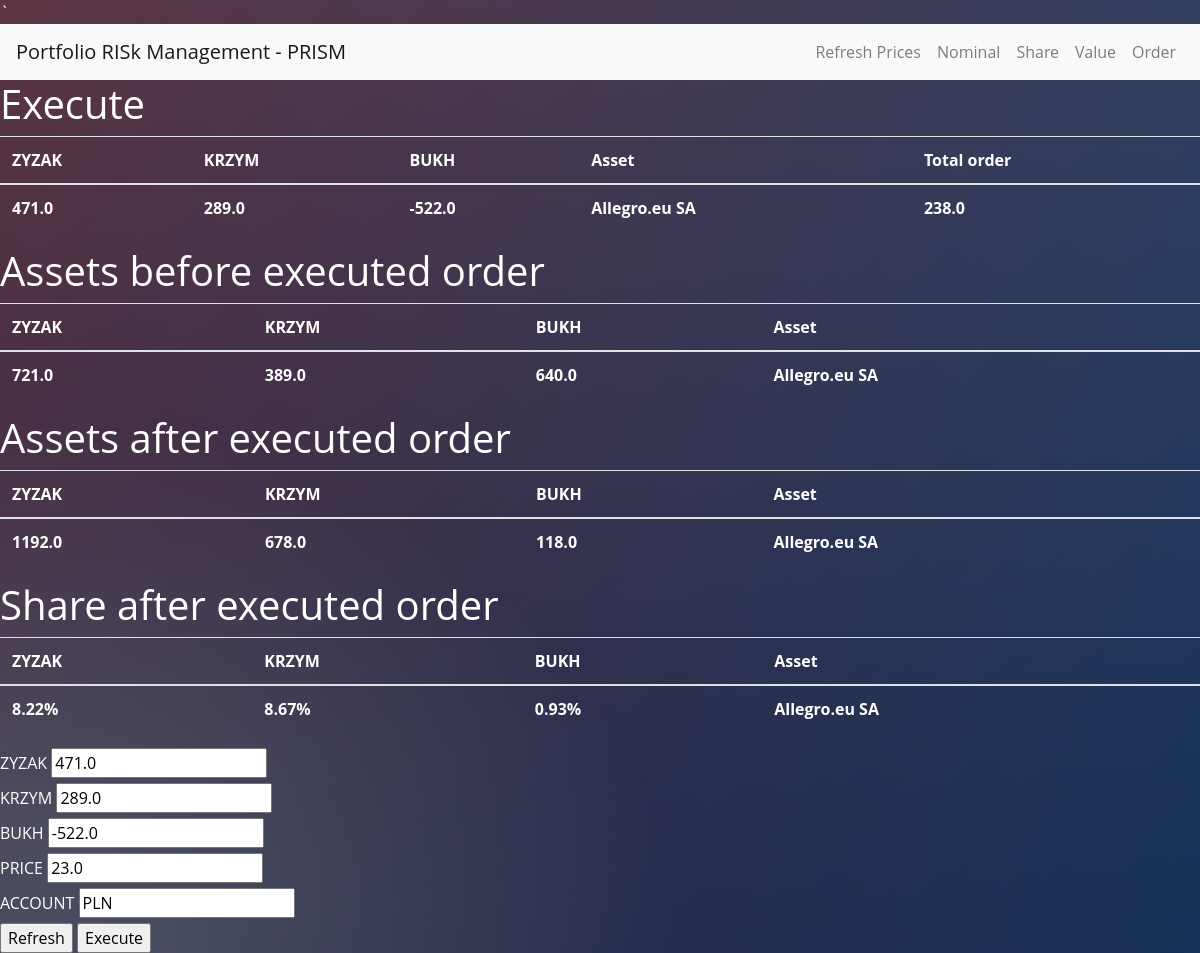
Page /execute on the earlier database version.
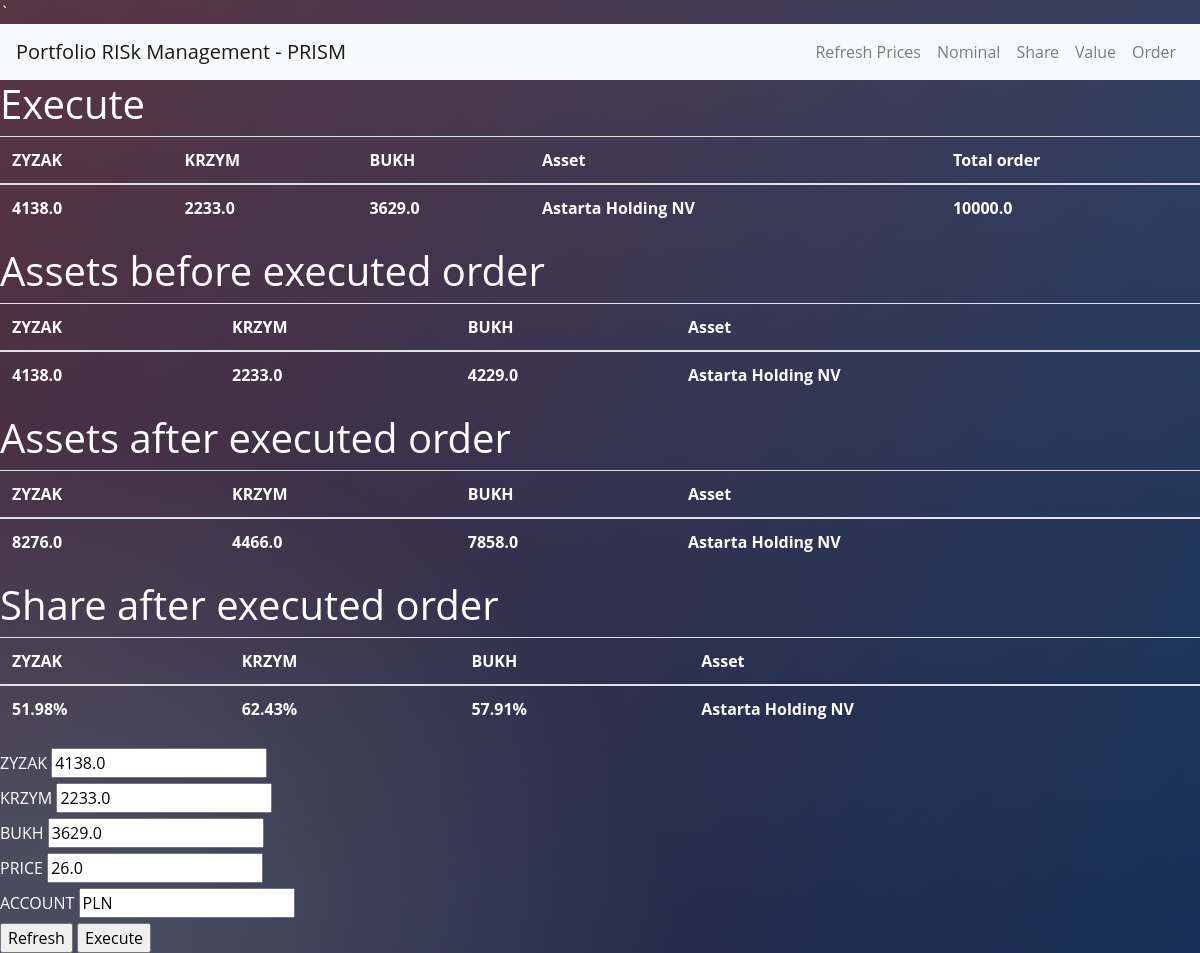
Same page on the later database version.
### main.py (models this page shows)
class Client(db.Model):
    __tablename__ = "clients"
    id = db.Column(db.Integer, primary_key=True, autoincrement=True)
    client_name = db.Column(db.String(50))

class Ticket(db.Model):
    __tablename__ = "ticket"
    id = db.Column(db.Integer, primary_key=True, autoincrement=True)
    asset_id = db.Column(db.Integer, db.ForeignKey('assets.id'), primary_key=True)
    client_id = db.Column(db.Integer, db.ForeignKey('clients.id'), primary_key=True)
    quantity = db.Column(db.Float)
    price = db.Column(db.Float)
    type = db.Column(db.String(50))
    account = db.Column(db.String(3))
    ticket_time = db.Column(db.DateTime)

class Asset(db.Model):
    __tablename__ = "assets"
    id = db.Column(db.Integer, primary_key=True, autoincrement=True)
    isin = db.Column(db.String(10))
    asset_name = db.Column(db.String(50))
    price = db.Column(db.Float)
    currency = db.Column(db.String(3))
    yahoo_api = db.Column(db.String(10))

class Holding(db.Model):
    __tablename__ = "holdings"
    id = db.Column(db.Integer, primary_key=True, autoincrement=True)
    quantity = db.Column(db.Float)
    client_id = db.Column(db.Integer, db.ForeignKey('clients.id'), primary_key=True)
    asset_id = db.Column(db.Integer, db.ForeignKey('assets.id'), primary_key=True)

### main.py (the view, shortened to what this page needs)
@app.route("/execute", methods=["GET", "POST"])
def execute():
    all_holdings = db.session.query(Holding).all()
    ticket = db.session.query(Ticket).all()
    total_order = 0
    for execution in ticket:
        total_order += execution.quantity
    first_execution = db.session.query(Ticket).first()
    asset = Asset.query.filter_by(id=first_execution.asset_id).first()
    asset_holding = {}
    for client in all_clients:
        asset_holding[client.client_name] = Holding.query.filter_by(asset_id=asset.id, client_id=client.id).first().quantity
    order_execute = {}
    return render_template("execute.html",
                           all_holdings=all_holdings,
                           all_clients=all_clients,
                           all_assets=all_assets,
                           order_execute=order_execute,
                           asset_holding=asset_holding,
                           records=total_nav,
                           ticket=ticket,
                           first_execution=first_execution,
                           asset=asset,
                           total_order=total_order
                           )

### templates/execute.html
{% extends "base.html" %}
{% import "bootstrap/wtf.html" as wtf %}
{% block content %}
<div>
	<h1>Execute</h1>
	<table class="table">
		<thead>
			<tr>
				{% for client in all_clients %}
				  <th scope="col">{{client.client_name}}</th>
				{% endfor %}
				<th scope="col">Asset</th>
				<th scope="col">Total order</th>
			</tr>
		</thead>
		<tbody>
            <tr>
				{% for client in all_clients %}
                {% for execution in ticket %}
				{% if execution.client_id == client.id %}
                <th scope="row">{{ execution.quantity }}</th>
				{% endif %}
                {% endfor %}
				{% endfor %}
				<th scope="row">{{ asset.asset_name }}</th>
				<th scope="row">{{ total_order }}</th>
            </tr>
		</tbody>
	</table>
	<h1>Assets before executed order</h1>
	<table class="table">
		<thead>
			<tr>
				{% for client in all_clients %}
					<th scope="col">{{client.client_name}}</th>
				{% endfor %}
				<th scope="col">Asset</th>
			</tr>
		</thead>
		<tbody>
            <tr>
				{% for client in all_clients %}
					<th scope="row">{{asset_holding[client.client_name]}}</th>
				{% endfor %}
					<th scope="row">{{asset.asset_name}}</th>
            </tr>
		</tbody>
	</table>
	<h1>Assets after executed order</h1>
	<table class="table">
		<thead>
			<tr>
				{% for client in all_clients %}
					<th scope="col">{{client.client_name}}</th>
				{% endfor %}
				<th scope="col">Asset</th>
			</tr>
		</thead>
		<tbody>
            <tr>
				{% for client in all_clients %}
				{% for execution in ticket %}
				{% if execution.client_id == client.id %}
					<th scope="row">{{asset_holding[client.client_name] + execution.quantity}}</th>
				{% endif %}
				{% endfor%}
				{% endfor %}
					<th scope="row">{{asset.asset_name}}</th>
            </tr>
		</tbody>
	</table>
	<h1>Share after executed order</h1>
	<table class="table">
		<thead>
			<tr>
				{% for client in all_clients %}
					<th scope="col">{{client.client_name}}</th>
				{% endfor %}
				<th scope="col">Asset</th>
			</tr>
		</thead>
		<tbody>
            <tr>
				{% for client in all_clients %}
				{% for record in records.keys() %}
					{% if record == client.client_name %}
					{% for execution in ticket %}
					{% if execution.client_id == client.id %}
					<th scope="row">{{ '{:.2%}'.format((asset_holding[client.client_name] + execution.quantity)*asset.price / records[record], 2)}}</th>
					{% endif %}
					{% endfor %}
					{% endif %}
				{% endfor %}
				{% endfor %}
					<th scope="row">{{asset.asset_name}}</th>
            </tr>
		</tbody>
	</table>
	<form method="post">
          {% for client in all_clients %}
          <label> {{client.client_name}} </label>
		  {% for execution in ticket %}
		  {% if execution.client_id == client.id %}
          <input type="number"  value="{{ execution.quantity }}" name="{{ client.client_name }}"/> <br>
          {% endif %}
		  {% endfor %}
		  {% endfor %}
		  <label> PRICE </label>
		  <input type="number" step="0.01" value="{{ first_execution.price }}" name="price"/> <br>
		  <label> ACCOUNT </label>
		  <input type="text" value="{{ first_execution.account }}" name="account"/> <br>
          <input type="submit" value="Refresh" name="Refresh"/>
          <input type="submit" value="Execute" name="Execute"/>
	</form>
</div>
{% endblock %}

### templates/base.html (shortened to what this page needs)
`<!DOCTYPE html>
<html>
<head>
    <link rel="stylesheet" href="https://stackpath.bootstrapcdn.com/bootstrap/4.5.2/css/bootstrap.min.css">
    <link rel="stylesheet" href="{{ url_for('static', filename='css/styles.css')}}">
</head>
<body>
<nav class="navbar navbar-expand-lg navbar-light bg-light">
  <a class="navbar-brand" href="/">Portfolio RISk Management - PRISM</a>
  <div class="collapse navbar-collapse">
    <ul class="navbar-nav ml-auto">
      <li class="nav-item">
        <a class="nav-link" href={{url_for('refresh')}}>Refresh Prices</a>
      </li>
      <li class="nav-item">
        <a class="nav-link" href={{url_for('home')}}>Nominal</a>
      </li>
      <li class="nav-item">
        <a class="nav-link" href={{url_for('share')}}>Share</a>
      </li>
        <li class="nav-item">
        <a class="nav-link" href={{url_for('value')}}>Value</a>
      </li>
        <li class="nav-item">
        <a class="nav-link" href={{url_for('order')}}>Order</a>
      </li>
    </ul>
  </div>
</nav>
       {% block content %}
       {% endblock %}
</body>
</html>

### static/css/styles.css (style rules this page uses)
body { color: #fff; width: 100%; height:100%; font-family: 'Open Sans', sans-serif; background: #092756; background: -moz-radial-gradient(0% 100%, ellipse cover, rgba(104,128,138,.4) 10%,rgba(138,114,76,0) 40%),-moz-linear-gradient(top, rgba(57,173,219,.25) 0%, rgba(42,60,87,.4) 100%), -moz-linear-gradient(-45deg, #670d10 0%, #092756 100%); background: -webkit-radial-gradient(0% 100%, ellipse cover, rgba(104,128,138,.4) 10%,rgba(138,114,76,0) 40%), -webkit-linear-gradient(top, rgba(57,173,219,.25) 0%,rgba(42,60,87,.4) 100%), -webkit-linear-gradient(-45deg, #670d10 0%,#092756 100%); background: -o-radial-gradient(0% 100%, ellipse cover, rgba(104,128,138,.4) 10%,rgba(138,114,76,0) 40%), -o-linear-gradient(top, rgba(57,173,219,.25) 0%,rgba(42,60,87,.4) 100%), -o-linear-gradient(-45deg, #670d10 0%,#092756 100%); background: -ms-radial-gradient(0% 100%, ellipse cover, rgba(104,128,138,.4) 10%,rgba(138,114,76,0) 40%), -ms-linear-gradient(top, rgba(57,173,219,.25) 0%,rgba(42,60,87,.4) 100%), -ms-linear-gradient(-45deg, #670d10 0%,#092756 100%); background: -webkit-radial-gradient(0% 100%, ellipse cover, rgba(104,128,138,.4) 10%,rgba(138,114,76,0) 40%), linear-gradient(to bottom, rgba(57,173,219,.25) 0%,rgba(42,60,87,.4) 100%), linear-gradient(135deg, #670d10 0%,#092756 100%); filter: progid:DXImageTransform.Microsoft.gradient( startColorstr='#3E1D6D', endColorstr='#092756',GradientType=1 ); }
a { text-decoration: none; text-align: center; }
.table { color: #fff; }

Differences in the rows shown:
removed Ticket: quantity "471.0", {{ asset_holding[client.client_name] + execution.quantity }} "1192.0", Client.client_name.price "8.22%", price "23.0", account "PLN"
removed Ticket: quantity "289.0", {{ asset_holding[client.client_name] + execution.quantity }} "678.0", Client.client_name.price "8.67%", shown under Client "KRZYM"
removed Ticket: quantity "-522.0", {{ asset_holding[client.client_name] + execution.quantity }} "118.0", Client.client_name.price "0.93%", shown under Client "BUKH"
no longer on this page (row unchanged): Asset: asset_name "Allegro.eu SA"
changed through a linked row, Client "ZYZAK": client_name.quantity "721.0" → "4138.0"
changed through a linked row, Client "KRZYM": client_name.quantity "389.0" → "2233.0"
changed through a linked row, Client "BUKH": client_name.quantity "640.0" → "4229.0"
added Ticket: quantity "4138.0", {{ asset_holding[client.client_name] + execution.quantity }} "8276.0", Client.client_name.price "51.98%", price "26.0", account "PLN"
added Ticket: quantity "2233.0", {{ asset_holding[client.client_name] + execution.quantity }} "4466.0", Client.client_name.price "62.43%", shown under Client "KRZYM"
added Ticket: quantity "3629.0", {{ asset_holding[client.client_name] + execution.quantity }} "7858.0", Client.client_name.price "57.91%", shown under Client "BUKH"
now on this page (row unchanged): Asset: asset_name "Astarta Holding NV"
Other differences:
{{ total_order }}: "238.0" → "10000.0"
